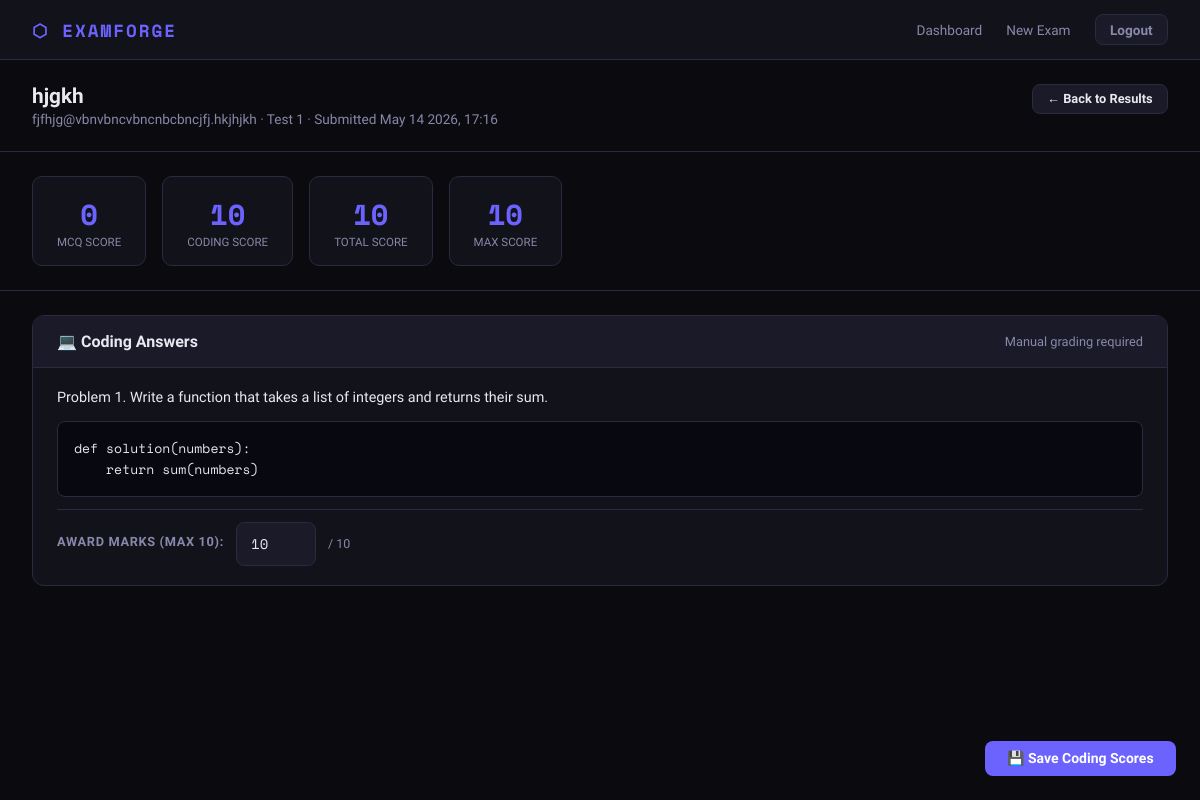
The app's page /attempt/10/detail (signed in) with its own data.
### app.py (models this page shows)
class Attempt(db.Model):
    id = db.Column(db.Integer, primary_key=True)
    exam_id = db.Column(db.Integer, db.ForeignKey('exam.id'), nullable=False)
    candidate_name = db.Column(db.String(100), nullable=False)
    candidate_email = db.Column(db.String(150), nullable=False)
    started_at = db.Column(db.DateTime, default=now_ist)
    submitted_at = db.Column(db.DateTime)
    mcq_submitted = db.Column(db.Boolean, default=False)
    mcq_started_at = db.Column(db.DateTime)
    mcq_score = db.Column(db.Integer, default=0)
    coding_submitted = db.Column(db.Boolean, default=False)
    coding_started_at = db.Column(db.DateTime)
    coding_score = db.Column(db.Integer, default=0)
    total_score = db.Column(db.Integer, default=0)
    max_score = db.Column(db.Integer, default=0)
    answers = db.relationship('Answer', backref='attempt', lazy=True, cascade='all, delete-orphan')
    email_sent = db.Column(db.Boolean, default=False)

class Exam(db.Model):
    id = db.Column(db.Integer, primary_key=True)
    title = db.Column(db.String(200), nullable=False)
    security_key = db.Column(db.String(20), unique=True, nullable=False)
    teacher_id = db.Column(db.Integer, db.ForeignKey('teacher.id'), nullable=False)
    total_time_minutes = db.Column(db.Integer, default=60)
    mcq_enabled = db.Column(db.Boolean, default=True)
    coding_enabled = db.Column(db.Boolean, default=True)
    mcq_time_minutes = db.Column(db.Integer, default=30)
    coding_time_minutes = db.Column(db.Integer, default=30)
    is_active = db.Column(db.Boolean, default=True)
    allowed_emails = db.Column(db.Text)  # Comma-separated list of allowed emails (empty = anyone)
    created_at = db.Column(db.DateTime, default=now_ist)
    questions = db.relationship('Question', backref='exam', lazy=True, cascade='all, delete-orphan')
    attempts = db.relationship('Attempt', backref='exam', lazy=True, cascade='all, delete-orphan')

class Answer(db.Model):
    id = db.Column(db.Integer, primary_key=True)
    attempt_id = db.Column(db.Integer, db.ForeignKey('attempt.id'), nullable=False)
    question_id = db.Column(db.Integer, db.ForeignKey('question.id'), nullable=False)
    answer_text = db.Column(db.Text)
    is_correct = db.Column(db.Boolean)
    marks_awarded = db.Column(db.Integer, default=0)
    question = db.relationship('Question')

class Question(db.Model):
    id = db.Column(db.Integer, primary_key=True)
    exam_id = db.Column(db.Integer, db.ForeignKey('exam.id'), nullable=False)
    section = db.Column(db.String(10), nullable=False)  # 'mcq' or 'coding'
    order_num = db.Column(db.Integer, default=0)
    text = db.Column(db.Text, nullable=False)
    marks = db.Column(db.Integer, default=1)
    option_a = db.Column(db.String(500))
    option_b = db.Column(db.String(500))
    option_c = db.Column(db.String(500))
    option_d = db.Column(db.String(500))
    correct_option = db.Column(db.String(1))  # 'a','b','c','d'
    expected_output = db.Column(db.Text)
    language_hint = db.Column(db.String(50))
    starter_code = db.Column(db.Text)  # Starter code template
    test_cases = db.Column(db.Text)  # JSON array of test cases: [{"input": "...", "output": "..."}]

### app.py (the view)
@app.route('/attempt/<int:attempt_id>/detail')
@teacher_required
def attempt_detail(attempt_id):
    attempt = Attempt.query.get_or_404(attempt_id)
    exam = Exam.query.get(attempt.exam_id)
    if exam.teacher_id != session['teacher_id']:
        return redirect(url_for('dashboard'))
    answers = Answer.query.filter_by(attempt_id=attempt_id).all()
    return render_template('attempt_detail.html', attempt=attempt, exam=exam, answers=answers)

### app.py (called while the page is built)
def teacher_required(f):
    from functools import wraps
    @wraps(f)
    def decorated(*args, **kwargs):
        if 'teacher_id' not in session:
            return redirect(url_for('teacher_login'))
        return f(*args, **kwargs)
    return decorated

### templates/attempt_detail.html (shortened to what this page needs)
{% extends "base.html" %}
{% block content %}
<div class="detail-header">
  <div>
    <h1>{{ attempt.candidate_name }}</h1>
    <div style="color:var(--text-muted); font-size:0.85rem; margin-top:0.2rem;">
      {{ attempt.candidate_email }} · {{ exam.title }}
      {% if attempt.submitted_at %} · Submitted {{ attempt.submitted_at.strftime('%b %d %Y, %H:%M') }}{% endif %}
    </div>
  </div>
  <a href="{{ url_for('exam_results', exam_id=exam.id) }}" class="btn btn-secondary btn-sm">← Back to Results</a>
</div>
<div class="score-summary">
  <div class="score-box">
    <div class="val">{{ attempt.mcq_score }}</div>
    <div class="lbl">MCQ Score</div>
  </div>
  <div class="score-box">
    <div class="val" id="coding-score-display">{{ attempt.coding_score }}</div>
    <div class="lbl">Coding Score</div>
  </div>
  <div class="score-box">
    <div class="val" id="total-score-display">{{ attempt.total_score }}</div>
    <div class="lbl">Total Score</div>
  </div>
  <div class="score-box">
    <div class="val">{{ attempt.max_score }}</div>
    <div class="lbl">Max Score</div>
  </div>
</div>
<div class="sections">
  {% set mcq_answers = answers | selectattr('question.section', 'equalto', 'mcq') | list %}
  {% set coding_answers = answers | selectattr('question.section', 'equalto', 'coding') | list %}
  {% if coding_answers %}
  <div class="section-block">
    <div class="section-block-header">
      <h2>💻 Coding Answers</h2>
      <span style="font-size:0.8rem; color:var(--text-muted);">Manual grading required</span>
    </div>
    {% for ans in coding_answers %}
    <div class="answer-row">
      <div class="q-text-sm">Problem {{ loop.index }}. {{ ans.question.text }}</div>
      <div class="code-block">{{ ans.answer_text if ans.answer_text else '(No code submitted)' }}</div>
      <div class="mark-input-row">
        <label>Award marks (max {{ ans.question.marks }}):</label>
        <input type="number" class="mark-input coding-score-input" data-answer-id="{{ ans.id }}" data-max="{{ ans.question.marks }}"
               value="{{ ans.marks_awarded }}" min="0" max="{{ ans.question.marks }}">
        <span style="font-size:0.78rem; color:var(--text-muted);">/ {{ ans.question.marks }}</span>
      </div>
    </div>
    {% endfor %}
  </div>
  {% endif %}
</div>
{% if coding_answers %}
<button class="btn btn-primary" id="saveBtn" onclick="saveScores()">💾 Save Coding Scores</button>
{% endif %}
{% endblock %}

### templates/base.html (style rules this page uses)
:root { --bg: #0a0a0f; --surface: #12121a; --surface2: #1a1a28; --border: #2a2a40; --accent: #6c63ff; --accent2: #ff6584; --green: #00e5a0; --text: #e8e8f0; --text-muted: #8888aa; --font-mono: 'Space Mono', monospace; --font-sans: 'Sora', sans-serif; }
* { margin:0; padding:0; box-sizing:border-box; }
body { background:var(--bg); color:var(--text); font-family:var(--font-sans); min-height:100vh; }
a { color:var(--accent); text-decoration:none; }
.btn { display:inline-flex; align-items:center; gap:0.5rem; padding:0.6rem 1.4rem; border-radius:8px; font-family:var(--font-sans); font-size:0.875rem; font-weight:600; border:none; cursor:pointer; transition:all 0.2s; }
.btn-primary { background:var(--accent); color:#fff; }
.btn-secondary { background:var(--surface2); color:var(--text); border:1px solid var(--border); }
.btn-sm { padding:0.4rem 0.9rem; font-size:0.8rem; }
input, textarea, select { background:var(--surface2); border:1px solid var(--border); color:var(--text); border-radius:8px; padding:0.65rem 0.9rem; font-family:var(--font-sans); font-size:0.875rem; width:100%; transition:border-color 0.2s; }
label { font-size:0.8rem; color:var(--text-muted); font-weight:600; margin-bottom:0.3rem; display:block; text-transform:uppercase; letter-spacing:0.05em; }
h1 { font-size:1.8rem; font-weight:700; }
h2 { font-size:1.3rem; font-weight:600; }

### templates/attempt_detail.html (style rules this page uses)
.detail-header { padding:1.5rem 2rem; border-bottom:1px solid var(--border); display:flex; justify-content:space-between; align-items:flex-start; flex-wrap:wrap; gap:1rem; }
.detail-header h1 { font-size:1.3rem; }
.score-summary { display:flex; gap:1rem; padding:1.5rem 2rem; border-bottom:1px solid var(--border); flex-wrap:wrap; }
.score-box { background:var(--surface); border:1px solid var(--border); border-radius:10px; padding:1rem 1.5rem; text-align:center; }
.score-box .val { font-family:var(--font-mono); font-size:1.8rem; font-weight:700; color:var(--accent); }
.score-box .lbl { font-size:0.72rem; color:var(--text-muted); text-transform:uppercase; }
.sections { padding:1.5rem 2rem; display:grid; gap:2rem; }
.section-block { background:var(--surface); border:1px solid var(--border); border-radius:12px; overflow:hidden; }
.section-block-header { padding:1rem 1.5rem; background:var(--surface2); border-bottom:1px solid var(--border); display:flex; justify-content:space-between; align-items:center; }
.section-block-header h2 { font-size:1rem; }
.answer-row { padding:1.2rem 1.5rem; border-bottom:1px solid var(--border); }
.answer-row:last-child { border-bottom:none; }
.q-text-sm { font-size:0.9rem; line-height:1.5; margin-bottom:0.75rem; font-weight:500; }
.code-block { background:#080810; border:1px solid var(--border); border-radius:8px; padding:1rem; font-family:var(--font-mono); font-size:0.82rem; line-height:1.6; white-space:pre-wrap; overflow-x:auto; max-height:320px; overflow-y:auto; }
.mark-input-row { display:flex; align-items:center; gap:0.75rem; margin-top:0.75rem; padding-top:0.75rem; border-top:1px solid var(--border); }
.mark-input-row label { font-size:0.8rem; color:var(--text-muted); }
.mark-input { width:80px !important; font-family:var(--font-mono); }
#saveBtn { position:fixed; bottom:1.5rem; right:1.5rem; }

### records on screen
Attempt: candidate_name "hjgkh", candidate_email "fjfhjg@vbnvbncvbncnbcbncjfj.hkjhjkh", submitted_at "May 14 2026, 17:16", mcq_score "0", coding_score "10", total_score "10", max_score "10"
Exam: title "Test 1"
Answer: question.text "Write a function that takes a list of integers and returns their sum.", answer_text "def solution(numbers): return sum(numbers)", question.marks "10"
